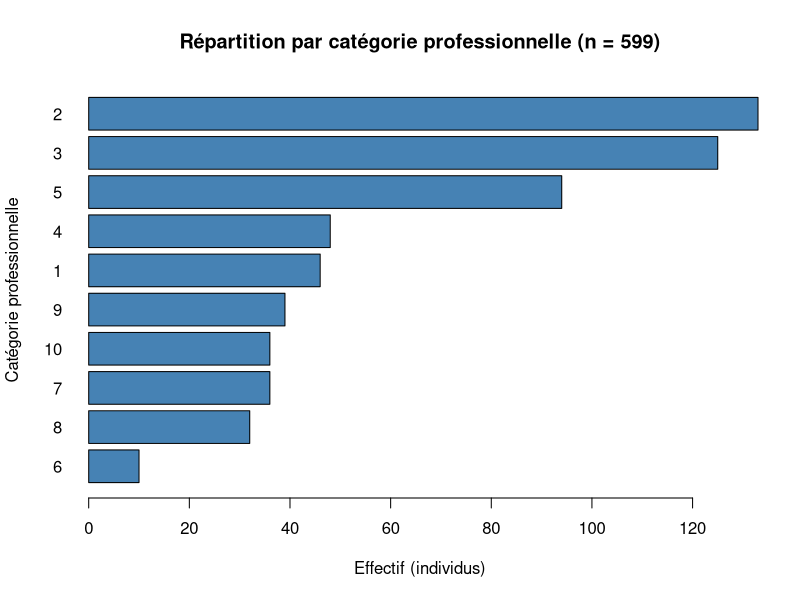
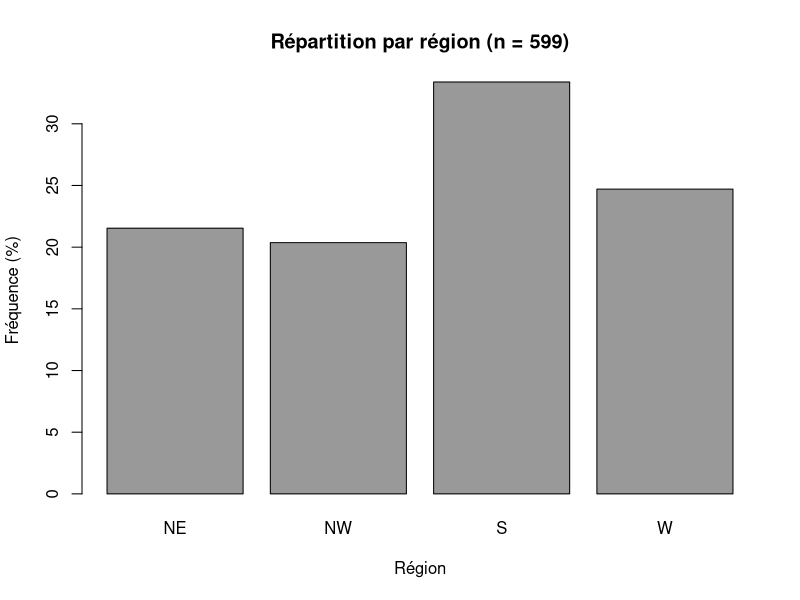
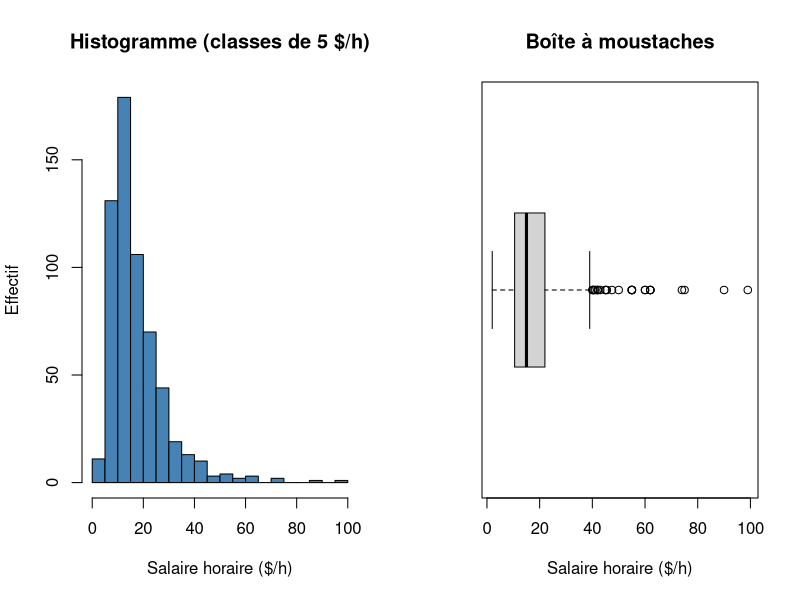
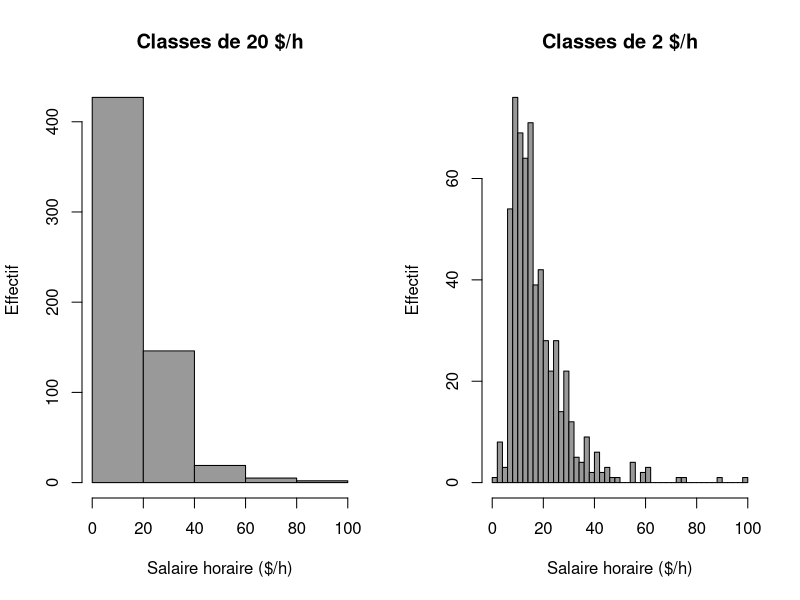
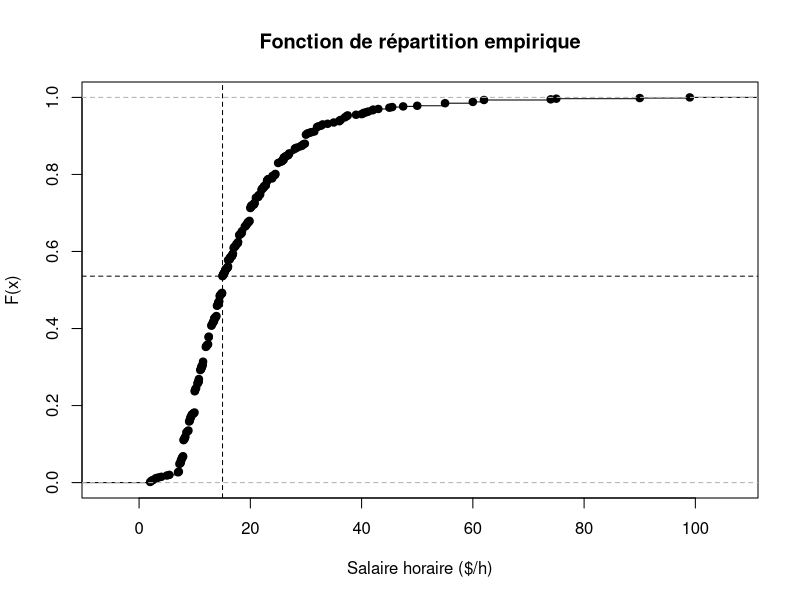
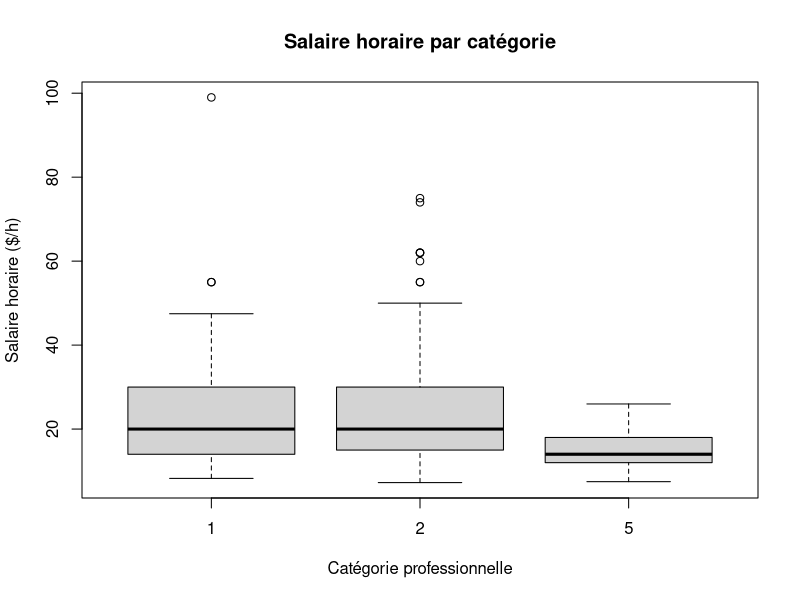
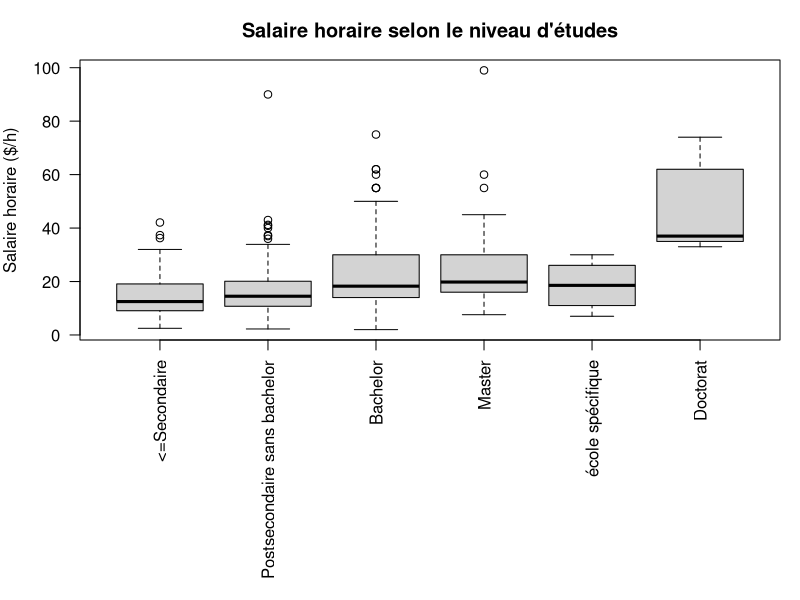
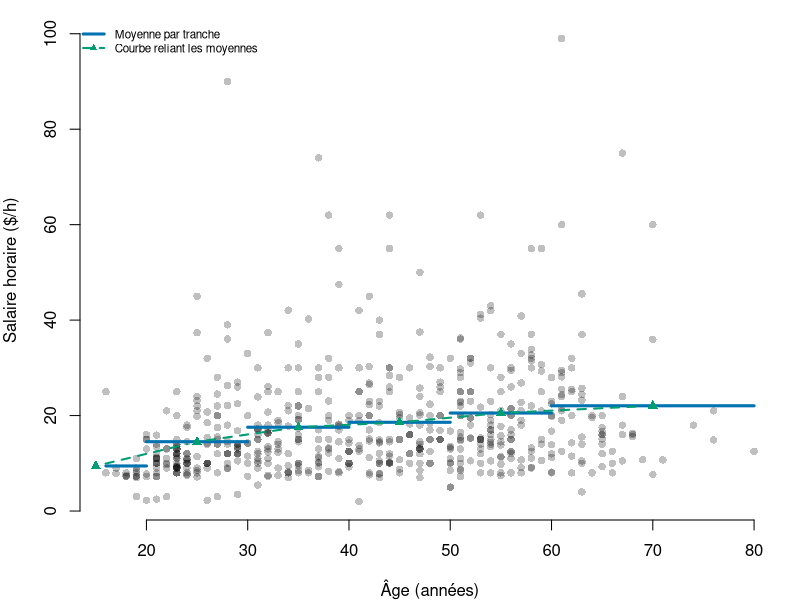

Write R code to recreate these figures, in order.
# TP statistique descriptive - Partie 1 : Recensement (CPS, juillet 2012)
# Exécution : Rscript tp_partie1.R  (depuis le dossier contenant Recensement.txt)

# ---- 1.1 Importation et qualité des données ----

# Q1. Import : fichier texte, séparateur tabulation, en-tête
d <- read.table("Recensement.txt", header = TRUE, sep = "\t",
                stringsAsFactors = FALSE)
dim(d)        # observations x variables ; unité statistique = un individu
head(d, 5)    # aucune variable identifiante (nom, adresse) : affichage possible


# Q2-Q3. Types R, modalités présentes, valeurs manquantes, doublons
str(d)
controle <- data.frame(
  variable   = names(d),
  type_R     = sapply(d, class),
  n_NA       = colSums(is.na(d)),
  n_modalites = sapply(d, function(x) length(unique(x))),
  min        = sapply(d, function(x) if (is.numeric(x)) min(x, na.rm = TRUE) else NA),
  max        = sapply(d, function(x) if (is.numeric(x)) max(x, na.rm = TRUE) else NA),
  row.names  = NULL
)
controle
sum(duplicated(d))                 # lignes strictement identiques
for (v in c("SEXE", "REGION", "STAT_MARI", "SYNDICAT",
            "CATEGORIE", "NIV_ETUDES", "REV_FOYER")) {
  cat("\n", v, "\n"); print(table(d[[v]], useNA = "ifany"))
}

# Q4. Règles de contrôle : on signale, on ne supprime pas
regles <- list(
  age_hors_16_80      = d$AGE < 16 | d$AGE > 80,
  age_mineur          = d$AGE < 18,
  salaire_non_positif = d$SAL_HOR <= 0,
  salaire_tres_bas    = d$SAL_HOR < 7.25,      # sous le salaire minimum fédéral 2012
  salaire_tres_haut   = d$SAL_HOR > 75,
  enfants_ge_foyer    = d$NB_ENF >= d$NB_PERS, # au moins un adulte attendu
  foyer_plus_de_10    = d$NB_PERS > 10
)
sapply(regles, sum)
d[Reduce(`|`, regles[c("salaire_tres_haut", "foyer_plus_de_10")]), ]

# Q5. Population analysée pour SAL_HOR : salaires valides (non NA) et strictement positifs
# Ici les 599 individus le sont (0 NA, 0 salaire nul) : aucun n'est écarté, la
# population analysée est donc l'échantillon complet. Le garde-fou ci-dessous le vérifie
# et empêcherait de rédiger cette phrase si le fichier changeait.
sal_ok <- !is.na(d$SAL_HOR) & d$SAL_HOR > 0
c(valides = sum(sal_ok), exclus = sum(!sal_ok))
stopifnot(all(sal_ok))
# Sensibilité (Q4-Q5) : les salaires < 7,25 $/h (17 cas) et > 75 $/h (2 cas) sont signalés,
# pas supprimés ; ils peuvent être réels (temps partiel, pourboires, cadres) -> voir Q14-Q15.

# ---- 1.2 Décrire la population ----

# Q6. Effectifs et fréquences (dénominateur : n = nrow(d) = 599 individus, aucune NA)
# Attention : la région est codée NE/NW/S/W dans le fichier (le sujet écrit MW).
freq <- function(x) {
  t <- table(x)
  data.frame(modalite = names(t), effectif = as.vector(t),
             frequence_pct = round(100 * as.vector(prop.table(t)), 1))
}
for (v in c("SEXE", "REGION", "STAT_MARI", "SYNDICAT", "CATEGORIE")) {
  cat("\n", v, "(n =", nrow(d), ")\n"); print(freq(d[[v]]))
}

# Q7. Deux graphiques : barres horizontales ordonnées (CATEGORIE) et barres de SEXE
options(bitmapType = "cairo")   # accents corrects dans les PNG
if (.Platform$OS.type != "windows") invisible(Sys.setlocale("LC_ALL", "C.UTF-8"))
dir.create("figures", showWarnings = FALSE)
png("figures/fig_categories.png", width = 800, height = 500)
barplot(sort(table(d$CATEGORIE)), horiz = TRUE, las = 1, col = "steelblue",
        xlab = "Effectif (individus)", ylab = "Catégorie professionnelle",
        main = paste0("Répartition par catégorie professionnelle (n = ", nrow(d), ")"))
dev.off()
png("figures/fig_region.png", width = 600, height = 450)
barplot(100 * prop.table(table(d$REGION)), col = "grey60",
        ylab = "Fréquence (%)", xlab = "Région",
        main = paste0("Répartition par région (n = ", nrow(d), ")"))
dev.off()

# Q8. Niveaux d'études : codes d'origine puis regroupement (codes de l'énoncé)
table(d$NIV_ETUDES)
d$ETUDES <- cut(d$NIV_ETUDES, breaks = c(31, 39, 42, 43, 44, 45, 46),
                labels = c("<=Secondaire", "Postsecondaire sans bachelor",
                           "Bachelor", "Master", "école spécifique", "Doctorat"))
freq(d$ETUDES)

# Q9. Catégories 1, 2, 5 : pourcentages conditionnels
d3 <- subset(d, CATEGORIE %in% c(1, 2, 5))
round(100 * prop.table(table(d3$CATEGORIE, d3$SEXE), margin = 1), 1)    # sexe | catégorie
round(100 * prop.table(table(d3$CATEGORIE, d3$ETUDES), margin = 1), 1)  # études | catégorie
table(d3$CATEGORIE, d3$SEXE)  # effectifs bruts pour comparaison (Q10)

# ---- 1.3 Distributions et indicateurs ----

# Q11. Indicateurs (effectif valide, moyenne, médiane, écart-type, quartiles, min, max)
resume <- function(x) c(n = sum(!is.na(x)), moyenne = mean(x, na.rm = TRUE),
  mediane = median(x, na.rm = TRUE), ecart_type = sd(x, na.rm = TRUE),
  Q1 = unname(quantile(x, .25, na.rm = TRUE)), Q3 = unname(quantile(x, .75, na.rm = TRUE)),
  min = min(x, na.rm = TRUE), max = max(x, na.rm = TRUE))
round(t(sapply(d[c("AGE", "SAL_HOR", "NB_PERS", "NB_ENF")], resume)), 2)

# Q12-Q13. Histogramme et boîte à moustaches ; deux découpages différents
png("figures/fig_sal_dist.png", width = 900, height = 450)
par(mfrow = c(1, 2))
hist(d$SAL_HOR, breaks = seq(0, 100, 5), col = "steelblue", xlab = "Salaire horaire ($/h)",
     ylab = "Effectif", main = "Histogramme (classes de 5 $/h)")
boxplot(d$SAL_HOR, horizontal = TRUE, xlab = "Salaire horaire ($/h)",
        main = "Boîte à moustaches")
dev.off()
png("figures/fig_sal_classes.png", width = 900, height = 450)
par(mfrow = c(1, 2))
hist(d$SAL_HOR, breaks = seq(0, 100, 20), col = "grey60", xlab = "Salaire horaire ($/h)",
     ylab = "Effectif", main = "Classes de 20 $/h")
hist(d$SAL_HOR, breaks = seq(0, 100, 2), col = "grey60", xlab = "Salaire horaire ($/h)",
     ylab = "Effectif", main = "Classes de 2 $/h")
dev.off()

# Q14-Q15. Moyenne vs médiane ; IQR et règle 1,5 x IQR
iqr <- IQR(d$SAL_HOR)
bornes <- quantile(d$SAL_HOR, c(.25, .75)) + c(-1.5, 1.5) * iqr
iqr; bornes
atypiques <- d$SAL_HOR < bornes[1] | d$SAL_HOR > bornes[2]
sum(atypiques); sort(d$SAL_HOR[atypiques])
# sensibilité aux valeurs extrêmes : moyenne et médiane sans les 2 plus hauts salaires
sans2 <- d$SAL_HOR[-order(d$SAL_HOR, decreasing = TRUE)[1:2]]
c(avec = mean(d$SAL_HOR), sans = mean(sans2))
c(avec = median(d$SAL_HOR), sans = median(sans2))

# Q16. Fonction de répartition empirique du salaire horaire
Fn <- ecdf(d$SAL_HOR)
png("figures/fig_ecdf_sal.png", width = 700, height = 450)
plot(Fn, xlab = "Salaire horaire ($/h)", ylab = "F(x)", main = "Fonction de répartition empirique")
abline(v = 15, h = Fn(15), lty = 2)
dev.off()
Fn(15)                        # proportion gagnant au plus 15 $/h
mean(d$SAL_HOR <= 15)       # recoupement par calcul direct (doit égaler Fn(15))
quantile(d$SAL_HOR, 0.9)      # quantile d'ordre 0,9

# Q17. Variance descriptive (n) vs corrigée (n-1) ; var() utilise n-1
n <- length(d$SAL_HOR)
c(var_R = var(d$SAL_HOR), n_moins_1 = sum((d$SAL_HOR - mean(d$SAL_HOR))^2) / (n - 1),
  n = sum((d$SAL_HOR - mean(d$SAL_HOR))^2) / n)

# ---- 1.4 Comparer et interpréter ----

# Q18. Salaires par catégorie 1, 2, 5 : tableau commun et boxplot comparatif
d3 <- subset(d, CATEGORIE %in% c(1, 2, 5))
d3$CATEGORIE <- factor(d3$CATEGORIE)
tab_cat <- aggregate(SAL_HOR ~ CATEGORIE, d3,
                     function(x) round(c(n = length(x), moy = mean(x), med = median(x),
                                         sd = sd(x), Q1 = unname(quantile(x, .25)),
                                         Q3 = unname(quantile(x, .75))), 2))
tab_cat
png("figures/fig_sal_categorie.png", width = 700, height = 450)
boxplot(SAL_HOR ~ CATEGORIE, d3, xlab = "Catégorie professionnelle",
        ylab = "Salaire horaire ($/h)", main = "Salaire horaire par catégorie")
dev.off()

# Q19. Salaire selon le sexe : global puis par catégorie
aggregate(SAL_HOR ~ SEXE, d, function(x) round(c(n = length(x), moy = mean(x), med = median(x)), 2))
aggregate(SAL_HOR ~ CATEGORIE + SEXE, d3, function(x) round(c(n = length(x), moy = mean(x), med = median(x)), 2))

# Q20. études et salaire (association descriptive, pas de causalité)
aggregate(SAL_HOR ~ ETUDES, d, function(x) round(c(n = length(x), moy = mean(x), med = median(x)), 2))
png("figures/fig_sal_etudes.png", width = 900, height = 500)
par(mar = c(13, 4, 3, 1))
boxplot(SAL_HOR ~ ETUDES, d, las = 2, xlab = "", ylab = "Salaire horaire ($/h)",
        main = "Salaire horaire selon le niveau d'études")
dev.off()
cor(d$NIV_ETUDES, d$SAL_HOR, method = "spearman")

# Q21. Âge et salaire : nuage de points + régressogramme (cours 4) ; tranches de 10 ans, 60-80 regroupées (peu de > 70 ans)
png("figures/fig_age_sal.png", width = 700, height = 450)
par(mar = c(4, 4, 1, 1))
plot(d$AGE, d$SAL_HOR, pch = 16, col = "#00000040", xlab = "Âge (années)",
     ylab = "Salaire horaire ($/h)", frame = FALSE)
cl_age <- cut(d$AGE, breaks = c(10, 20, 30, 40, 50, 60, 80))
stopifnot(!anyNA(cl_age))
table(cl_age); sum(d$AGE > 70)
moy_age <- tapply(d$SAL_HOR, cl_age, mean); moy_age; diff(moy_age)
tapply(d$SAL_HOR, cl_age, median); range(d$AGE[d$AGE > 60])
centres_age <- c(15, 25, 35, 45, 55, 70)   # milieux des tranches (extrêmes : milieux de ]10;20] et ]60;80])
bornes_age <- c(min(d$AGE), 20, 30, 40, 50, 60, max(d$AGE))
segments(bornes_age[-7], moy_age, bornes_age[-1], moy_age, col = "#0072B2", lwd = 3)
lines(centres_age, moy_age, col = "#009E73", lwd = 2, lty = 2, type = "b", pch = 17)
legend("topleft", c("Moyenne par tranche", "Courbe reliant les moyennes"), col = c("#0072B2", "#009E73"),
       lwd = c(3, 2), lty = c(1, 2), pch = c(NA, 17), bty = "n", cex = 0.7)
dev.off()
cor(d$AGE, d$SAL_HOR)

# Q22. Syndicat selon la catégorie ; salaires syndiqués / non syndiqués
round(100 * prop.table(table(d$CATEGORIE, d$SYNDICAT), margin = 1), 1)
table(d$CATEGORIE, d$SYNDICAT)
aggregate(SAL_HOR ~ SYNDICAT, d, function(x) round(c(n = length(x), moy = mean(x), med = median(x)), 2))
aggregate(SAL_HOR ~ SYNDICAT + CATEGORIE, d3, function(x) round(c(n = length(x), med = median(x)), 2))

# ---- 1.5 Revenu du foyer (Q25) ----
# Classes 5 et 6 : bornes du dictionnaire initial 12 500-14 500 puis 15 000-20 000
# -> trou apparent [14 500 ; 15 000] à vérifier avec le dictionnaire complet ;
# effectifs par classe, aucune valeur exacte de revenu n'est calculable.
# Contrôle : toutes les classes 1 à 16 sont présentes, y compris 5 (n=7) et 6 (n=19) ;
# la discontinuité vient des bornes du dictionnaire, pas d'une classe manquante. Non corrigée.
stopifnot(setequal(unique(d$REV_FOYER), 1:16))
table(d$REV_FOYER)
round(100 * prop.table(table(d$REV_FOYER)), 1)
